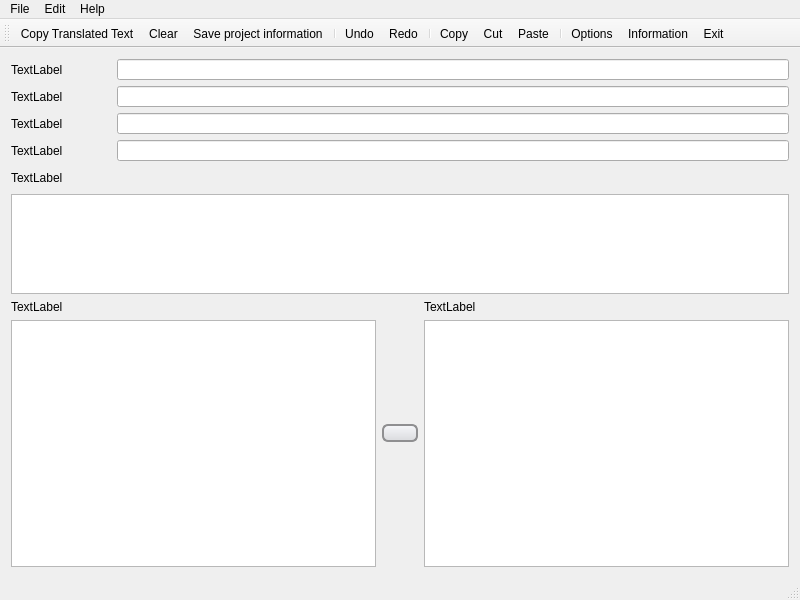
<?xml version="1.0" encoding="UTF-8"?>
<ui version="4.0">
 <class>MainWindow</class>
 <widget class="QMainWindow" name="MainWindow">
  <property name="geometry">
   <rect>
    <x>0</x>
    <y>0</y>
    <width>800</width>
    <height>600</height>
   </rect>
  </property>
  <property name="windowTitle">
   <string>MainWindow</string>
  </property>
  <widget class="QWidget" name="centralWidget">
   <layout class="QVBoxLayout" name="verticalLayout_4">
    <item>
     <layout class="QHBoxLayout" name="horizontalLayout_4">
      <item>
       <widget class="QLabel" name="label_project_name">
        <property name="minimumSize">
         <size>
          <width>100</width>
          <height>0</height>
         </size>
        </property>
        <property name="text">
         <string>TextLabel</string>
        </property>
       </widget>
      </item>
      <item>
       <widget class="QLineEdit" name="lineEdit_project_name">
        <property name="maximumSize">
         <size>
          <width>16777215</width>
          <height>21</height>
         </size>
        </property>
       </widget>
      </item>
     </layout>
    </item>
    <item>
     <layout class="QHBoxLayout" name="horizontalLayout_3">
      <item>
       <widget class="QLabel" name="label_project_crowdin">
        <property name="minimumSize">
         <size>
          <width>100</width>
          <height>0</height>
         </size>
        </property>
        <property name="text">
         <string>TextLabel</string>
        </property>
       </widget>
      </item>
      <item>
       <widget class="QLineEdit" name="lineEdit_project_crowdin">
        <property name="maximumSize">
         <size>
          <width>16777215</width>
          <height>21</height>
         </size>
        </property>
       </widget>
      </item>
     </layout>
    </item>
    <item>
     <layout class="QHBoxLayout" name="horizontalLayout_2">
      <item>
       <widget class="QLabel" name="label_project_url">
        <property name="minimumSize">
         <size>
          <width>100</width>
          <height>0</height>
         </size>
        </property>
        <property name="text">
         <string>TextLabel</string>
        </property>
       </widget>
      </item>
      <item>
       <widget class="QLineEdit" name="lineEdit_project_url">
        <property name="maximumSize">
         <size>
          <width>16777215</width>
          <height>21</height>
         </size>
        </property>
       </widget>
      </item>
     </layout>
    </item>
    <item>
     <layout class="QHBoxLayout" name="horizontalLayout_5">
      <item>
       <widget class="QLabel" name="label_your_contribution_url">
        <property name="minimumSize">
         <size>
          <width>100</width>
          <height>0</height>
         </size>
        </property>
        <property name="text">
         <string>TextLabel</string>
        </property>
       </widget>
      </item>
      <item>
       <widget class="QLineEdit" name="lineEdit_your_contribution_url">
        <property name="maximumSize">
         <size>
          <width>16777215</width>
          <height>21</height>
         </size>
        </property>
       </widget>
      </item>
     </layout>
    </item>
    <item>
     <layout class="QVBoxLayout" name="verticalLayout_3">
      <item>
       <widget class="QLabel" name="label_project_info">
        <property name="minimumSize">
         <size>
          <width>0</width>
          <height>0</height>
         </size>
        </property>
        <property name="maximumSize">
         <size>
          <width>16777215</width>
          <height>21</height>
         </size>
        </property>
        <property name="text">
         <string>TextLabel</string>
        </property>
       </widget>
      </item>
      <item>
       <widget class="QTextEdit" name="textEdit_project_info">
        <property name="maximumSize">
         <size>
          <width>16777215</width>
          <height>100</height>
         </size>
        </property>
       </widget>
      </item>
     </layout>
    </item>
    <item>
     <layout class="QHBoxLayout" name="horizontalLayout">
      <item>
       <layout class="QVBoxLayout" name="verticalLayout">
        <item>
         <widget class="QLabel" name="label_source">
          <property name="text">
           <string>TextLabel</string>
          </property>
         </widget>
        </item>
        <item>
         <widget class="QPlainTextEdit" name="plainTextEdit_source"/>
        </item>
       </layout>
      </item>
      <item>
       <widget class="QPushButton" name="pushButton_convert_text_format">
        <property name="minimumSize">
         <size>
          <width>4</width>
          <height>0</height>
         </size>
        </property>
        <property name="styleSheet">
         <string notr="true">QPushButton {
    border: 2px solid #8f8f91;
    border-radius: 6px;
    background-color: qlineargradient(x1: 0, y1: 0, x2: 0, y2: 1, stop: 0 #f6f7fa, stop: 1 #dadbde);
    min-width: 0px;
}

QPushButton:pressed {
    background-color: qlineargradient(x1: 0, y1: 0, x2: 0, y2: 1, stop: 0 #dadbde, stop: 1 #f6f7fa);
}

QPushButton:flat {
    border: none; /* no border for a flat push button */
}

QPushButton:default {
    border-color: navy; /* make the default button prominent */
}

QPushButton:disabled {
	color: rgb(0, 100, 255);
}</string>
        </property>
        <property name="text">
         <string/>
        </property>
        <property name="icon">
         <iconset>
          <normalon>:/res/img/arrow.png</normalon>
         </iconset>
        </property>
        <property name="iconSize">
         <size>
          <width>40</width>
          <height>40</height>
         </size>
        </property>
       </widget>
      </item>
      <item>
       <layout class="QVBoxLayout" name="verticalLayout_2">
        <item>
         <widget class="QLabel" name="label_destination">
          <property name="text">
           <string>TextLabel</string>
          </property>
         </widget>
        </item>
        <item>
         <widget class="QTextBrowser" name="textBrowser_destination"/>
        </item>
       </layout>
      </item>
     </layout>
    </item>
   </layout>
  </widget>
  <widget class="QMenuBar" name="menuBar">
   <property name="geometry">
    <rect>
     <x>0</x>
     <y>0</y>
     <width>800</width>
     <height>22</height>
    </rect>
   </property>
   <widget class="QMenu" name="menuFile">
    <property name="title">
     <string>File</string>
    </property>
    <addaction name="actionOptions"/>
    <addaction name="actionSave_project_information"/>
    <addaction name="actionExit"/>
   </widget>
   <widget class="QMenu" name="menuEdit">
    <property name="title">
     <string>Edit</string>
    </property>
    <addaction name="actionUndo"/>
    <addaction name="actionRedo"/>
    <addaction name="separator"/>
    <addaction name="actionCopy"/>
    <addaction name="actionCut"/>
    <addaction name="actionPaste"/>
    <addaction name="separator"/>
    <addaction name="actionCopy_Translated_Text"/>
    <addaction name="actionClear"/>
   </widget>
   <widget class="QMenu" name="menuHelp">
    <property name="title">
     <string>Help</string>
    </property>
    <addaction name="actionInformation"/>
   </widget>
   <addaction name="menuFile"/>
   <addaction name="menuEdit"/>
   <addaction name="menuHelp"/>
  </widget>
  <widget class="QToolBar" name="mainToolBar">
   <attribute name="toolBarArea">
    <enum>TopToolBarArea</enum>
   </attribute>
   <attribute name="toolBarBreak">
    <bool>false</bool>
   </attribute>
   <addaction name="actionCopy_Translated_Text"/>
   <addaction name="actionClear"/>
   <addaction name="actionSave_project_information"/>
   <addaction name="separator"/>
   <addaction name="actionUndo"/>
   <addaction name="actionRedo"/>
   <addaction name="separator"/>
   <addaction name="actionCopy"/>
   <addaction name="actionCut"/>
   <addaction name="actionPaste"/>
   <addaction name="separator"/>
   <addaction name="actionOptions"/>
   <addaction name="actionInformation"/>
   <addaction name="actionExit"/>
  </widget>
  <widget class="QStatusBar" name="statusBar"/>
  <action name="actionOptions">
   <property name="icon">
    <iconset resource="resource.qrc">
     <normaloff>:/res/img/option.png</normaloff>:/res/img/option.png</iconset>
   </property>
   <property name="text">
    <string>Options</string>
   </property>
  </action>
  <action name="actionExit">
   <property name="icon">
    <iconset resource="resource.qrc">
     <normaloff>:/res/img/exit.png</normaloff>:/res/img/exit.png</iconset>
   </property>
   <property name="text">
    <string>Exit</string>
   </property>
  </action>
  <action name="actionUndo">
   <property name="icon">
    <iconset resource="resource.qrc">
     <normaloff>:/res/img/undo.png</normaloff>:/res/img/undo.png</iconset>
   </property>
   <property name="text">
    <string>Undo</string>
   </property>
  </action>
  <action name="actionRedo">
   <property name="icon">
    <iconset resource="resource.qrc">
     <normaloff>:/res/img/redo.png</normaloff>:/res/img/redo.png</iconset>
   </property>
   <property name="text">
    <string>Redo</string>
   </property>
  </action>
  <action name="actionCopy">
   <property name="icon">
    <iconset resource="resource.qrc">
     <normaloff>:/res/img/copy.png</normaloff>:/res/img/copy.png</iconset>
   </property>
   <property name="text">
    <string>Copy</string>
   </property>
  </action>
  <action name="actionPaste">
   <property name="icon">
    <iconset resource="resource.qrc">
     <normaloff>:/res/img/paste.png</normaloff>:/res/img/paste.png</iconset>
   </property>
   <property name="text">
    <string>Paste</string>
   </property>
  </action>
  <action name="actionCut">
   <property name="icon">
    <iconset resource="resource.qrc">
     <normaloff>:/res/img/cut.png</normaloff>:/res/img/cut.png</iconset>
   </property>
   <property name="text">
    <string>Cut</string>
   </property>
  </action>
  <action name="actionClear">
   <property name="icon">
    <iconset resource="resource.qrc">
     <normaloff>:/res/img/clear.png</normaloff>:/res/img/clear.png</iconset>
   </property>
   <property name="text">
    <string>Clear</string>
   </property>
  </action>
  <action name="actionCopy_Translated_Text">
   <property name="icon">
    <iconset resource="resource.qrc">
     <normaloff>:/res/img/copy_result.png</normaloff>:/res/img/copy_result.png</iconset>
   </property>
   <property name="text">
    <string>Copy Translated Text</string>
   </property>
  </action>
  <action name="actionInformation">
   <property name="icon">
    <iconset resource="resource.qrc">
     <normaloff>:/res/img/information.png</normaloff>:/res/img/information.png</iconset>
   </property>
   <property name="text">
    <string>Information</string>
   </property>
  </action>
  <action name="actionSave_project_information">
   <property name="icon">
    <iconset resource="resource.qrc">
     <normaloff>:/res/img/Save.png</normaloff>:/res/img/Save.png</iconset>
   </property>
   <property name="text">
    <string>Save project information</string>
   </property>
  </action>
 </widget>
 <layoutdefault spacing="6" margin="11"/>
 <resources>
  <include location="resource.qrc"/>
 </resources>
 <connections/>
</ui>
